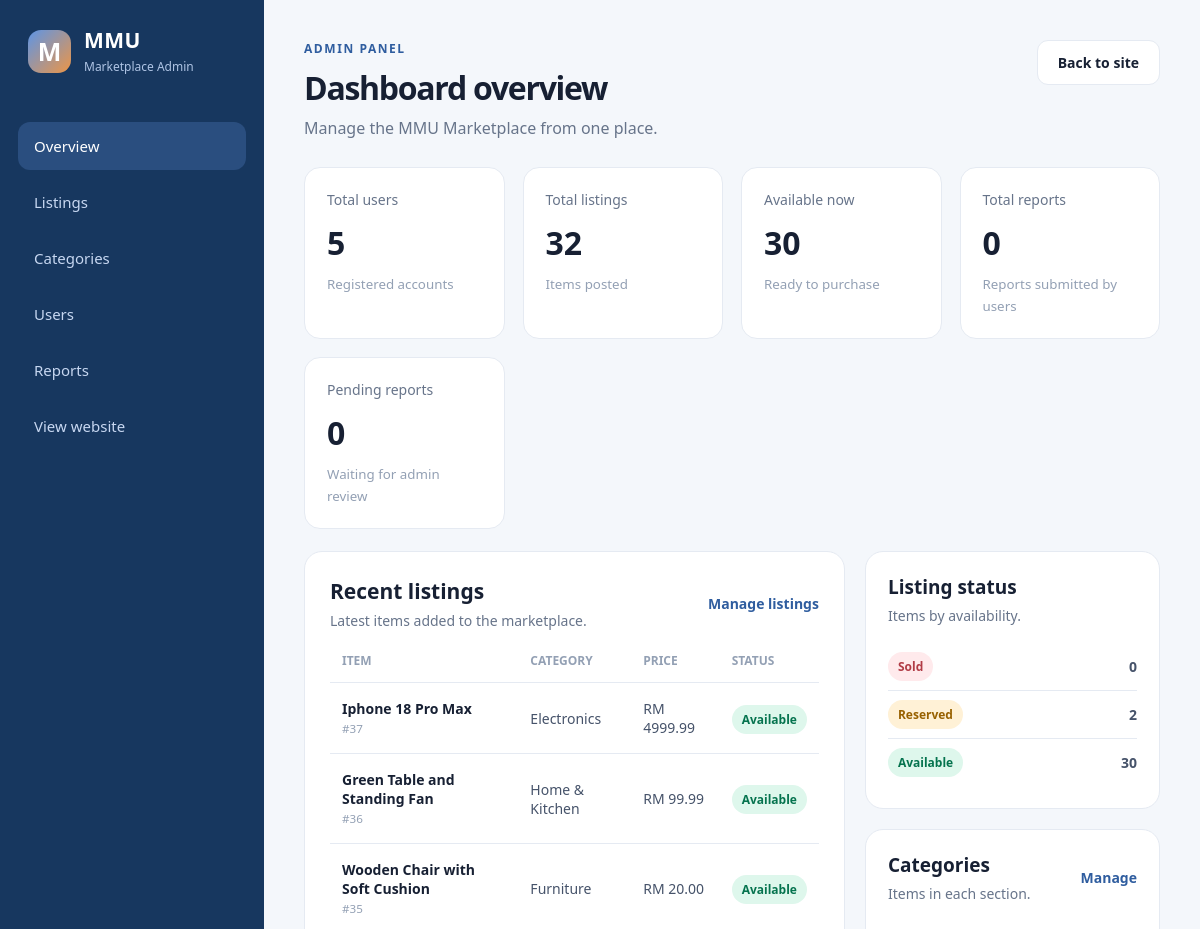
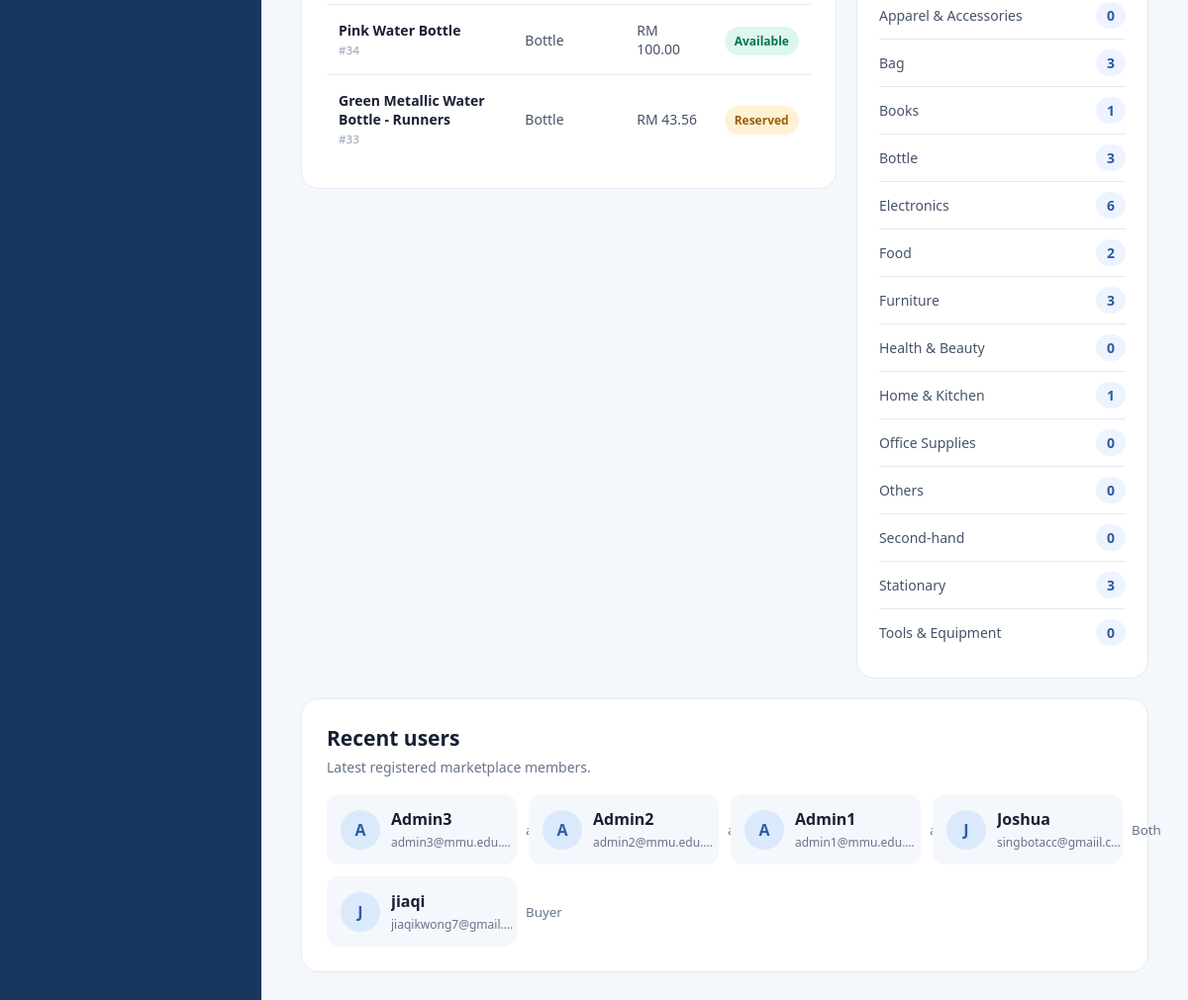
The page /admin (signed in) on the database its author committed (2 pictures, top to bottom).
### tables this page shows
CREATE TABLE item(
                   id INTEGER PRIMARY KEY AUTOINCREMENT,
                   title TEXT NOT NULL,
                   description TEXT NOT NULL,
                   category_id INTEGER NOT NULL,
                   status_id INTEGER NOT NULL,
                   condition_id INTEGER,
                   price REAL NOT NULL, image TEXT, seller_num TEXT, user_id INTEGER REFERENCES user(id),
                   FOREIGN KEY(category_id) REFERENCES category(id),
                   FOREIGN KEY(status_id) REFERENCES status(id),
                   FOREIGN KEY(condition_id) REFERENCES item_condition(id)
                   );

CREATE TABLE category(
                   id INTEGER PRIMARY KEY AUTOINCREMENT,
                   name TEXT NOT NULL UNIQUE
                   
                   );

CREATE TABLE status(
                   id INTEGER PRIMARY KEY AUTOINCREMENT,
                   condition TEXT NOT NULL UNIQUE
                   
                   );

CREATE TABLE user(
                id INTEGER PRIMARY KEY AUTOINCREMENT,
                email TEXT NOT NULL UNIQUE,
                username TEXT NOT NULL,
                password TEXT NOT NULL,
                gender TEXT NOT NULL,
                role TEXT NOT NULL
                , profile_image TEXT, phone_num TEXT, address TEXT, login_count INTEGER DEFAULT 0, register_time TEXT);

### app.py (the view)
@app.route("/admin")
def admin_dashboard():
    denied = check_admin()
    if denied:
        return denied
    connect = sqlite3.connect("database.db")
    cursor = connect.cursor()
    cursor.execute("SELECT COUNT(*) FROM user")
    total_users = cursor.fetchone()[0]
    cursor.execute("SELECT COUNT(*) FROM item")
    total_listings = cursor.fetchone()[0]
    cursor.execute("""
        SELECT COUNT(*)
        FROM item
        JOIN status ON item.status_id = status.id
        WHERE status.condition = 'Available'
    """)
    available_listings = cursor.fetchone()[0]
    cursor.execute("SELECT COUNT(*) FROM report")
    total_reports = cursor.fetchone()[0]
    cursor.execute("SELECT COUNT(*) FROM report WHERE status = 'Pending'")
    pending_reports = cursor.fetchone()[0]
    cursor.execute("""
        SELECT item.id, item.title, item.price, category.name, status.condition
        FROM item
        JOIN category ON item.category_id = category.id
        JOIN status ON item.status_id = status.id
        ORDER BY item.id DESC
        LIMIT 5
    """)
    recent_items = cursor.fetchall()
    cursor.execute("""
        SELECT status.condition, COUNT(item.id)
        FROM status
        LEFT JOIN item ON item.status_id = status.id
        GROUP BY status.id, status.condition
        ORDER BY status.id
    """)
    status_summary = cursor.fetchall()
    cursor.execute("""
        SELECT category.name, COUNT(item.id)
        FROM category
        LEFT JOIN item ON item.category_id = category.id
        GROUP BY category.id, category.name
        ORDER BY category.name
    """)
    category_summary = cursor.fetchall()
    cursor.execute("""
        SELECT username, email, role
        FROM user
        ORDER BY id DESC
        LIMIT 6
    """)
    recent_users = cursor.fetchall()
    connect.close()
    stats = {
        "total_users": total_users,
        "total_listings": total_listings,
        "available_listings": available_listings,
        "total_reports": total_reports,
        "pending_reports": pending_reports
    }
    return render_template("admin.html",
                           stats=stats,
                           recent_items=recent_items,
                           status_summary=status_summary,
                           category_summary=category_summary,
                           recent_users=recent_users)

### app.py (called while the page is built)
def check_admin():
    if session.get('role') != 'admin':
        flash("Access denied. Admins only.")
        return redirect(url_for('home_page'))
    return None

### templates/admin.html (shortened to what this page needs)
<!DOCTYPE html>
<html lang="en">
<head>
    <link rel="stylesheet" href="{{ url_for('static', filename='css/admin.css') }}">
</head>
<body class="admin-body">
    <div class="admin-layout">
        <aside class="admin-sidebar">
            <a class="admin-brand" href="{{ url_for('home') }}">
                <span class="brand-mark">M</span>
                <span>
                    <strong>MMU</strong>
                    <small>Marketplace Admin</small>
                </span>
            </a>
            <nav class="admin-nav" aria-label="Admin navigation">
                <a class="active" href="{{ url_for('admin_dashboard') }}">Overview</a>
                <a href="{{ url_for('admin_items') }}">Listings</a>
                <a href="{{ url_for('admin_categories') }}">Categories</a>
                <a href="{{ url_for('admin_users') }}">Users</a>
                <a href="{{ url_for('admin_reports') }}">Reports</a>
                <a href="{{ url_for('home') }}">View website</a>
            </nav>
        </aside>
        <main class="admin-main">
            <header class="dashboard-header">
                <div>
                    <p class="eyebrow">ADMIN PANEL</p>
                    <h1>Dashboard overview</h1>
                    <p class="dashboard-subtitle">Manage the MMU Marketplace from one place.</p>
                </div>
                <a class="button" href="{{ url_for('home') }}">Back to site</a>
            </header>
            <section class="stat-grid" aria-label="Marketplace statistics">
                <article class="stat-card">
                    <p>Total users</p>
                    <strong>{{ stats.total_users }}</strong>
                    <small>Registered accounts</small>
                </article>
                <article class="stat-card">
                    <p>Total listings</p>
                    <strong>{{ stats.total_listings }}</strong>
                    <small>Items posted</small>
                </article>
                <article class="stat-card">
                    <p>Available now</p>
                    <strong>{{ stats.available_listings }}</strong>
                    <small>Ready to purchase</small>
                </article>
                <article class="stat-card">
                    <p>Total reports</p>
                    <strong>{{ stats.total_reports }}</strong>
                    <small>Reports submitted by users</small>
                </article>
                <article class="stat-card">
                    <p>Pending reports</p>
                    <strong>{{ stats.pending_reports }}</strong>
                    <small>Waiting for admin review</small>
                </article>
            </section>
            <div class="dashboard-columns">
                <section class="listings-panel">
                    <div class="panel-heading">
                        <div>
                            <h2>Recent listings</h2>
                            <p>Latest items added to the marketplace.</p>
                        </div>
                        <a href="{{ url_for('admin_items') }}">Manage listings</a>
                    </div>
                    <div class="table-wrap">
                        <table class="listing-table">
                            <thead>
                                <tr>
                                    <th>Item</th>
                                    <th>Category</th>
                                    <th>Price</th>
                                    <th>Status</th>
                                </tr>
                            </thead>
                            <tbody>
                                {% for item_id, title, price, category, status in recent_items %}
                                <tr>
                                    <td>
                                        <strong>{{ title }}</strong>
                                        <small>#{{ item_id }}</small>
                                    </td>
                                    <td>{{ category }}</td>
                                    <td>RM {{ "%.2f" | format(price) }}</td>
                                    <td><span class="status status-{{ status | lower }}">{{ status }}</span></td>
                                </tr>
                                {% else %}
                                <tr class="empty-row">
                                    <td colspan="4">No items listed yet.</td>
                                </tr>
                                {% endfor %}
                            </tbody>
                        </table>
                    </div>
                </section>
                <div class="summary-panels">
                    <section class="summary-panel">
                        <div class="panel-heading small">
                            <div>
                                <h2>Listing status</h2>
                                <p>Items by availability.</p>
                            </div>
                        </div>
                        <div class="summary-list">
                            {% for status, count in status_summary %}
                            <div>
                                <span class="status status-{{ status | lower }}">{{ status }}</span>
                                <strong>{{ count }}</strong>
                            </div>
                            {% endfor %}
                        </div>
                    </section>
                    <section class="summary-panel">
                        <div class="panel-heading small">
                            <div>
                                <h2>Categories</h2>
                                <p>Items in each section.</p>
                            </div>
                            <a href="{{ url_for('admin_categories') }}">Manage</a>
                        </div>
                        <div class="category-list">
                            {% for category, count in category_summary %}
                            <div>
                                <span>{{ category }}</span>
                                <strong>{{ count }}</strong>
                            </div>
                            {% endfor %}
                        </div>
                    </section>
                </div>
            </div>
            <section class="users-panel" id="recent-users">
                <div class="panel-heading">
                    <div>
                        <h2>Recent users</h2>
                        <p>Latest registered marketplace members.</p>
                    </div>
                </div>
                {% if recent_users %}
                <div class="user-grid">
                    {% for username, email, role in recent_users %}
                    <article class="user-card">
                        <span class="user-avatar">{{ username[0] | upper }}</span>
                        <div>
                            <strong>{{ username }}</strong>
                            <p>{{ email }}</p>
                        </div>
                        <small>{{ role }}</small>
                    </article>
                    {% endfor %}
                </div>
                {% else %}
                <div class="user-empty">
                    <strong>No users registered yet</strong>
                    <p>New member accounts will appear here after students register.</p>
                </div>
                {% endif %}
            </section>
        </main>
    </div>
</body>
</html>

### rows shown on the page
item: title "Iphone 18 Pro Max", id "37", name "Electronics", price "4999.99", condition "Available"
item: title "Green Table and Standing Fan", id "36", name "Home & Kitchen", price "99.99", condition "Available"
item: title "Wooden Chair with Soft Cushion", id "35", name "Furniture", price "20.00", condition "Available"
item: title "Pink Water Bottle", id "34", name "Bottle", price "100.00", condition "Available"
item: title "Green Metallic Water Bottle - Runners", id "33", name "Bottle", price "43.56", condition "Reserved"
status: condition "Sold", count "0"
status: condition "Reserved", id "2"
status: condition "Available", count "30"
category: name "Apparel & Accessories", count "0"
category: name "Bag", count "3"
category: name "Books", count "1"
category: name "Bottle", count "3"
category: name "Electronics", count "6"
category: name "Food", count "2"
category: name "Furniture", id "3"
category: name "Health & Beauty", count "0"
category: name "Home & Kitchen", count "1"
category: name "Office Supplies", count "0"
category: name "Others", count "0"
category: name "Second-hand", count "0"
category: name "Stationary", count "3"
category: name "Tools & Equipment", count "0"
user: username "A", username "Admin3", email "admin3@mmu.edu.…"
user: username "A", username "Admin2", email "admin2@mmu.edu.…"
user: username "A", username "Admin1", email "admin1@mmu.edu.…"
user: username "J", username "Joshua", email "singbotacc@gmaiil.c…", role "Both"
user: username "J", username "jiaqi", email "jiaqikwong7@gmail.…", role "Buyer"

### other values the page prints
{{ stats.total_users }} "5"
{{ stats.total_listings }} "32"
{{ stats.available_listings }} "30"
{{ stats.total_reports }} "0"
{{ stats.pending_reports }} "0"
